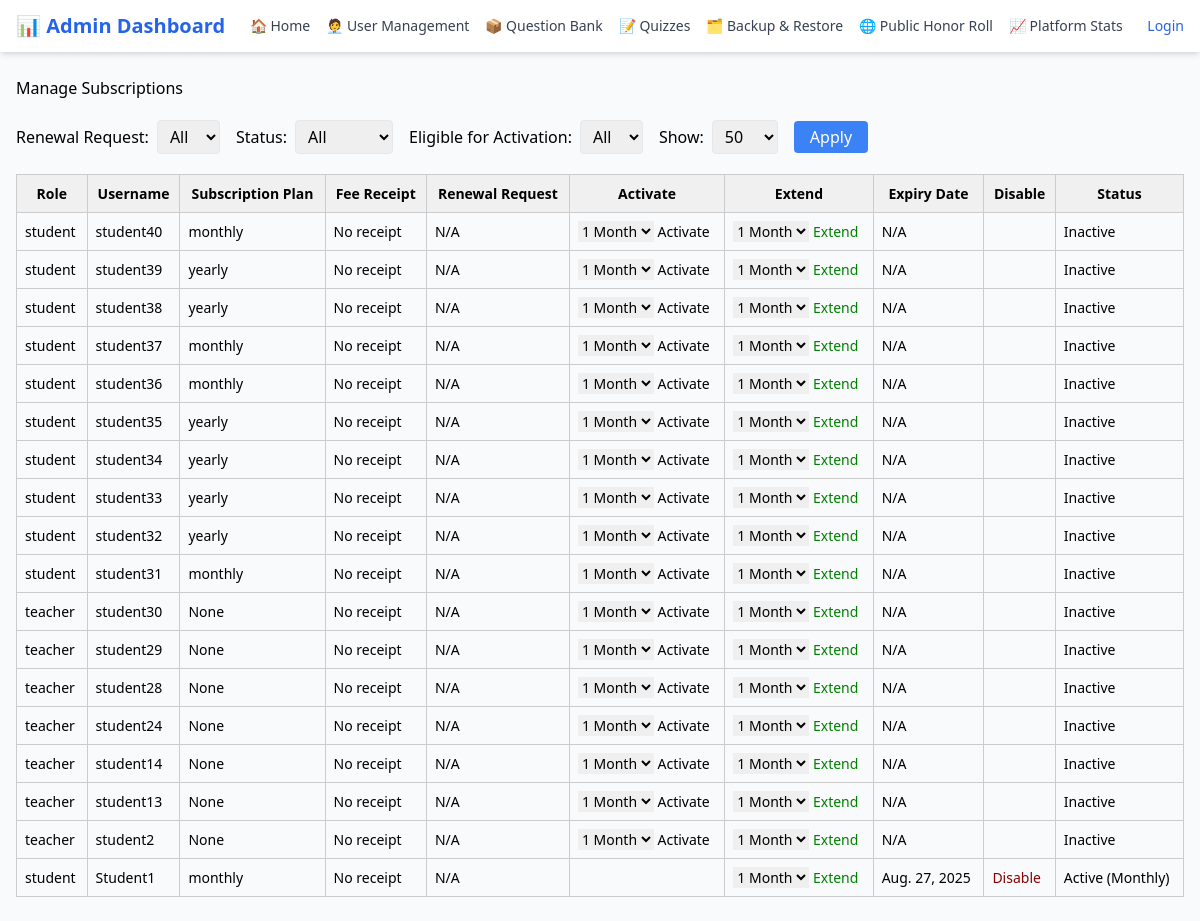
The app's page /manage-subscriptions/ with its own data.
### core/models.py (models this page shows, shortened)
class User(AbstractUser):
    role = models.CharField(max_length=20, choices=USER_ROLES)
    full_name = models.CharField(max_length=255, blank=True, null=True)
    gender = models.CharField(max_length=10, choices=GENDERS, blank=True, null=True)
    language_used_at_home = models.CharField(max_length=20, choices=LANGUAGE_CHOICES, blank=True, null=True, help_text="Language spoken at home")
    email = models.EmailField(unique=False, blank=True, null=True)
    schooling_status = models.CharField(max_length=30, choices=SCHOOLING_STATUSES, blank=True, null=True)
    grade = models.ForeignKey(
        'core.Grade',  # ✅ Reference Grade model by string
        on_delete=models.SET_NULL,
        null=True,
        blank=True,
        related_name='users'
    )
    school_name = models.CharField(max_length=200, blank=True, null=True)
    city = models.CharField(max_length=100, blank=True, null=True)
    province = models.CharField(max_length=50, choices=PROVINCES, blank=True, null=True)
    subscription_plan = models.CharField(max_length=20, choices=SUBSCRIPTION_PLANS, blank=True, null=True)
    subscription_expiry = models.DateField(blank=True, null=True)
    profile_picture = models.ImageField(upload_to='profile_pics/', blank=True, null=True)
    fee_receipt = models.ImageField(upload_to='fee_receipts/', blank=True, null=True)
    account_status = models.CharField(max_length=20, choices=ACCOUNT_STATUSES, default='inactive')
    is_active = models.BooleanField(default=True)
    grade_change_count = models.IntegerField(default=0)
    last_grade_reset = models.DateField(null=True, blank=True)
    renewal_requested = models.BooleanField(default=False)
    renewal_plan_requested = models.CharField(
        max_length=20,
        choices=SUBSCRIPTION_PLANS,
        blank=True,
        null=True
    )

### core/admin_views.py (the view, shortened to what this page needs)
# urls.py: path('manage-subscriptions/', manage_subscriptions, name='manage_subscriptions'),
def manage_subscriptions(request):
    users = User.objects.filter(
        role__in=['student', 'teacher', 'manager']
    ).annotate(
        status_order=Case(
            When(account_status='inactive', then=0),
            When(account_status='expired', then=1),
            When(account_status='active', then=2),
            default=3,
            output_field=IntegerField()
        )
    ).order_by('status_order', '-date_joined')
    renewal = request.GET.get('renewal')
    status = request.GET.get('status')
    activation = request.GET.get('activation')
    if renewal == 'yes':
        users = users.filter(renewal_requested=True)
    elif renewal == 'no':
        users = users.filter(renewal_requested=False)
    if status:
        users = users.filter(account_status=status)
    if activation == 'yes':
        users = users.filter(account_status='inactive')
    paginate_by = request.GET.get('paginate_by', '50')
    try:
        per_page = len(users) if paginate_by == 'all' else int(paginate_by)
    except ValueError:
        per_page = 50
    paginator = Paginator(users, per_page)
    page_number = request.GET.get('page')
    paginated_users = paginator.get_page(page_number)
    return render(request, 'admin/core/manage_subscriptions.html', {
        'users': paginated_users,
        'renewal': renewal,
        'status': status,
        'activation': activation,
        'paginate_by': paginate_by,
        'request': request  # needed for filter state
    })

### core/templates/admin/core/manage_subscriptions.html (shortened to what this page needs)
{% extends "admin/core/base.html" %}
{% block content %}
<h2 style="margin-bottom: 20px;">Manage Subscriptions</h2>
<form method="get" style="margin-bottom: 20px;" class="flex flex-wrap gap-4 items-center">
  <label for="renewal" class="flex items-center gap-2">
    Renewal Request:
    <select name="renewal" class="border px-2 py-1 rounded">
      <option value="">All</option>
    </select>
  </label>
  <label for="status" class="flex items-center gap-2">
    Status:
    <select name="status" class="border px-2 py-1 rounded">
      <option value="">All</option>
    </select>
  </label>
  <label for="activation" class="flex items-center gap-2">
    Eligible for Activation:
    <select name="activation" class="border px-2 py-1 rounded">
      <option value="">All</option>
    </select>
  </label>
  <label for="paginate_by" class="flex items-center gap-2">
    Show:
    <select name="paginate_by" class="border px-2 py-1 rounded">
      <option value="50" {% if request.GET.paginate_by == "50" %}selected{% endif %}>50</option>
    </select>
  </label>
  <button type="submit" class="bg-blue-500 text-white px-4 py-1 rounded">Apply</button>
</form>
<table style="border-collapse: collapse; width: 100%; font-size: 14px; border: 1px solid #ccc;">
  <thead>
    <tr style="background-color: #f0f0f0; border: 1px solid #ccc;">
      <th style="border: 1px solid #ccc; padding: 8px;">Role</th>
      <th style="border: 1px solid #ccc; padding: 8px;">Username</th>
      <th style="border: 1px solid #ccc; padding: 8px;">Subscription Plan</th>
      <th style="border: 1px solid #ccc; padding: 8px;">Fee Receipt</th>
      <th style="border: 1px solid #ccc; padding: 8px;">Renewal Request</th>
      <th style="border: 1px solid #ccc; padding: 8px;">Activate</th>
      <th style="border: 1px solid #ccc; padding: 8px;">Extend</th>
      <th style="border: 1px solid #ccc; padding: 8px;">Expiry Date</th>
      <th style="border: 1px solid #ccc; padding: 8px;">Disable</th>
      <th style="border: 1px solid #ccc; padding: 8px;">Status</th>
    </tr>
  </thead>
  <tbody>
    {% for user in users %}
    <tr>
      <td style="border: 1px solid #ccc; padding: 8px;">{{ user.role }}</td>
      <td style="border: 1px solid #ccc; padding: 8px;">{{ user.username }}</td>
      <td style="border: 1px solid #ccc; padding: 8px;">{{ user.subscription_plan }}</td>
      <td style="border: 1px solid #ccc; padding: 8px;">
        {% if user.fee_receipt %}
          <a href="{{ user.fee_receipt.url }}" target="_blank">View</a>
        {% else %}
          No receipt
        {% endif %}
      </td>
      <td style="border: 1px solid #ccc; padding: 8px;">
        {% if user.renewal_requested %}
          {{ user.subscription_plan|title }}
        {% else %}
          N/A
        {% endif %}
      </td>
      <td style="border: 1px solid #ccc; padding: 8px;">
        {% if user.account_status == 'inactive' %}
        <form method="post" action="{% url 'manage_subscriptions' %}">
          <select name="duration">
            <option value="month">1 Month</option>
          </select>
          <button type="submit">Activate</button>
        </form>
        {% endif %}
      </td>
      <td style="border: 1px solid #ccc; padding: 8px;">
        <form method="post" action="{% url 'manage_subscriptions' %}">
          <select name="duration">
            <option value="month">1 Month</option>
          </select>
          <button type="submit" style="color: green;">Extend</button>
        </form>
      </td>
      <td style="border: 1px solid #ccc; padding: 8px;">
        {% if user.subscription_expiry %}
          {{ user.subscription_expiry }}
        {% else %}
          N/A
        {% endif %}
      </td>
      <td style="border: 1px solid #ccc; padding: 8px;">
        {% if user.account_status == 'active' %}
        <form method="post" action="{% url 'manage_subscriptions' %}">
          <button type="submit" style="color: darkred;">Disable</button>
        </form>
        {% endif %}
      </td>
      <td style="border: 1px solid #ccc; padding: 8px;">
        {% if user.account_status == 'active' %}
          Active ({{ user.subscription_plan|title }})
        {% elif user.account_status == 'expired' %}
          Expired
        {% else %}
          Inactive
        {% endif %}
      </td>
    </tr>
    {% endfor %}
</tbody>
{% endblock %}

### core/templates/admin/core/base.html (shortened to what this page needs)
<!DOCTYPE html>
<html lang="en">
<head>
  <script src="https://cdn.tailwindcss.com"></script>
</head>
<body class="bg-gray-50">
  <div class="bg-white shadow-md sticky top-0 z-50">
    <div class="max-w-7xl mx-auto px-4 py-3 flex justify-between items-center">
      <div class="text-xl font-semibold text-blue-600">📊 Admin Dashboard</div>
      <nav class="flex gap-4 text-sm font-medium text-gray-700">
        <a href="/admin/" class="nav-link">🏠 Home</a>
        <a href="/admin/dashboard/users/" class="nav-link">🧑‍💼 User Management</a>
        {% if not request.user.role == "manager" %}
          <a href="/admin/dashboard/question-bank/" class="nav-link">📦 Question Bank</a>
          <a href="/admin/dashboard/quizzes/" class="nav-link">📝 Quizzes</a>
          <a href="/admin/backups/" class="nav-link">🗂 Backup & Restore</a>
        {% endif %}
        <a href="/honor-roll" class="nav-link">🌐 Public Honor Roll</a>
        <a href="/admin/stats-dashboard/" class="nav-link">📈 Platform Stats</a>
      </nav>
      <div class="flex items-center gap-4 text-sm font-medium text-gray-700">
        {% if request.user.is_authenticated %}
          <span class="text-gray-600">Hi, {{ request.user.username }}</span>
          <a href="{% url 'logout' %}" class="hover:underline text-blue-600">Logout</a>
        {% else %}
          <a href="{% url 'login' %}" class="hover:underline text-blue-600">Login</a>
        {% endif %}
      </div>
    </div>
  </div>
  <main class="max-w-7xl mx-auto px-4 py-6">
    {% block content %}
    {% endblock %}
  </main>
</body>
</html>

### records on screen
User: role "student", username "student40", subscription_plan "monthly", fee_receipt "No receipt", renewal_requested "N/A", account_status "Inactive"
User: role "student", username "student39", subscription_plan "yearly", fee_receipt "No receipt", renewal_requested "N/A", account_status "Inactive"
User: role "student", username "student38", subscription_plan "yearly", fee_receipt "No receipt", renewal_requested "N/A", account_status "Inactive"
User: role "student", username "student37", subscription_plan "monthly", fee_receipt "No receipt", renewal_requested "N/A", account_status "Inactive"
User: role "student", username "student36", subscription_plan "monthly", fee_receipt "No receipt", renewal_requested "N/A", account_status "Inactive"
User: role "student", username "student35", subscription_plan "yearly", fee_receipt "No receipt", renewal_requested "N/A", account_status "Inactive"
User: role "student", username "student34", subscription_plan "yearly", fee_receipt "No receipt", renewal_requested "N/A", account_status "Inactive"
User: role "student", username "student33", subscription_plan "yearly", fee_receipt "No receipt", renewal_requested "N/A", account_status "Inactive"
User: role "student", username "student32", subscription_plan "yearly", fee_receipt "No receipt", renewal_requested "N/A", account_status "Inactive"
User: role "student", username "student31", subscription_plan "monthly", fee_receipt "No receipt", renewal_requested "N/A", account_status "Inactive"
User: role "teacher", username "student30", subscription_plan "None", fee_receipt "No receipt", renewal_requested "N/A", account_status "Inactive"
User: role "teacher", username "student29", subscription_plan "None", fee_receipt "No receipt", renewal_requested "N/A", account_status "Inactive"
User: role "teacher", username "student28", subscription_plan "None", fee_receipt "No receipt", renewal_requested "N/A", account_status "Inactive"
User: role "teacher", username "student24", subscription_plan "None", fee_receipt "No receipt", renewal_requested "N/A", account_status "Inactive"
User: role "teacher", username "student14", subscription_plan "None", fee_receipt "No receipt", renewal_requested "N/A", account_status "Inactive"
User: role "teacher", username "student13", subscription_plan "None", fee_receipt "No receipt", renewal_requested "N/A", account_status "Inactive"
User: role "teacher", username "student2", subscription_plan "None", fee_receipt "No receipt", renewal_requested "N/A", account_status "Inactive"
User: role "student", username "Student1", subscription_plan "monthly", fee_receipt "No receipt", renewal_requested "N/A", subscription_expiry "Aug. 27, 2025", subscription_plan "Monthly"
